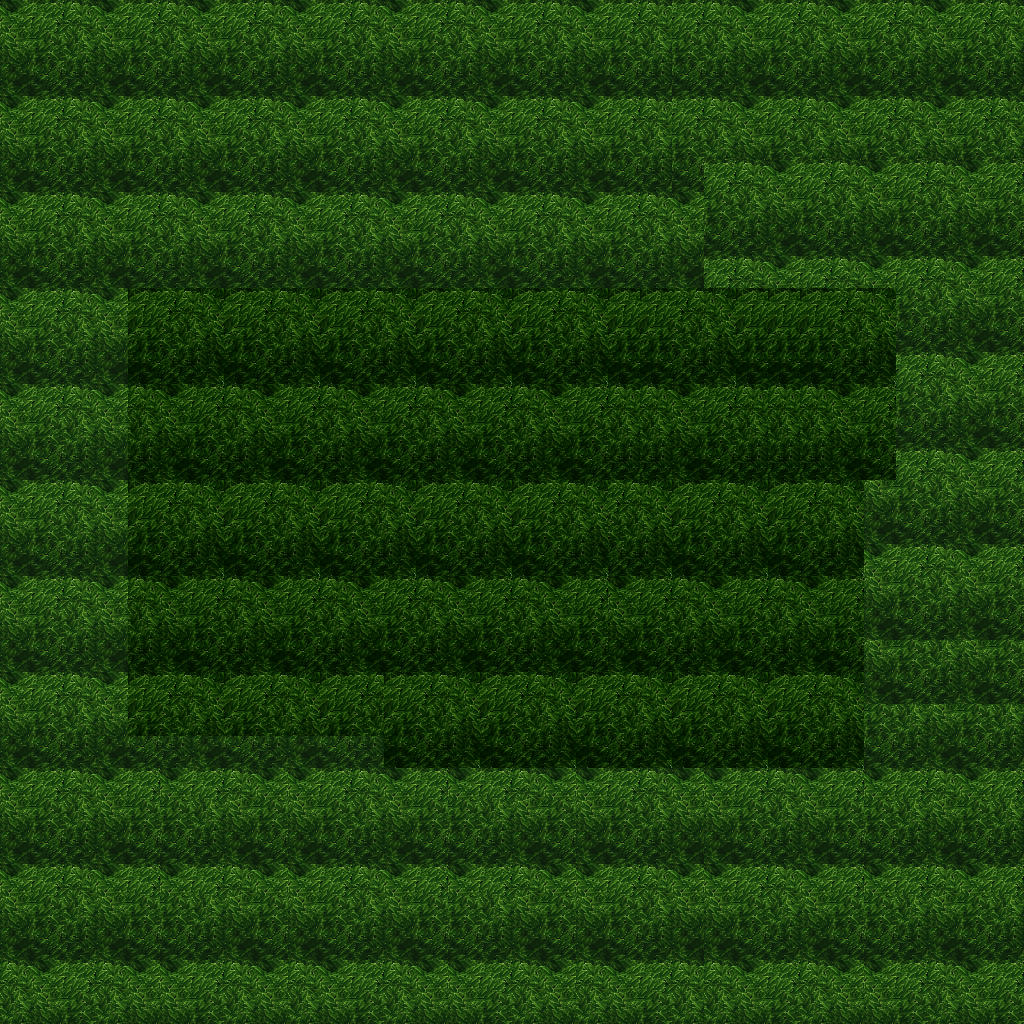

This game map was drawn from its Tiled (.tmx) file and the tilesets committed beside it. A one-line description and the trimmed map source follow:
An orthogonal 32x32 tile map with 32x32 px tiles, 5 tile layers (Ground, Objects, Objects2, Above, ...), 1 hidden layer not drawn, 19 tilesets.

<map version="1.10" tiledversion="1.11.0" orientation="orthogonal" renderorder="right-down" width="32" height="32" tilewidth="32" tileheight="32" infinite="0" nextlayerid="11" nextobjectid="1">
 <tileset firstgid="1" name="ground_ground" tilewidth="32" tileheight="32" tilecount="33" columns="3">
  <image source="../drawable/ground_ground.png" width="96" height="352" />
 </tileset>
 <tileset firstgid="34" name="plant_grasses" tilewidth="32" tileheight="32" tilecount="6" columns="3">
  <image source="../drawable/plant_grasses.png" width="96" height="64" />
 </tileset>
 <tileset firstgid="40" name="plant_flower_daisy_blue" tilewidth="32" tileheight="32" tilecount="8" columns="2">
  <image source="../drawable/plant_flower_daisy_blue.png" width="64" height="128" />
 </tileset>
 <tileset firstgid="48" name="plant_flower_daisy_yellow" tilewidth="32" tileheight="32" tilecount="8" columns="2">
  <image source="../drawable/plant_flower_daisy_yellow.png" width="64" height="128" />
 </tileset>
 <tileset firstgid="56" name="plant_flower_daisy_red" tilewidth="32" tileheight="32" tilecount="8" columns="2">
  <image source="../drawable/plant_flower_daisy_red.png" width="64" height="128" />
 </tileset>
 <tileset firstgid="64" name="plant_flower_daisy_white" tilewidth="32" tileheight="32" tilecount="8" columns="2">
  <image source="../drawable/plant_flower_daisy_white.png" width="64" height="128" />
 </tileset>
 <tileset firstgid="72" name="logic_collision" tilewidth="32" tileheight="32" tilecount="1" columns="1">
  <image source="../drawable/logic_collision.png" width="32" height="32" />
 </tileset>
 <tileset firstgid="73" name="plant_tree_tree_green" tilewidth="32" tileheight="32" tilecount="88" columns="8">
  <image source="../drawable/plant_tree_tree_green.png" width="256" height="352" />
 </tileset>
 <tileset firstgid="161" name="logic_item_resources" tilewidth="32" tileheight="32" tilecount="6" columns="6">
  <image source="../drawable/logic_item_resources.png" width="192" height="32" />
 </tileset>
 <tileset firstgid="167" name="item_statue_broken_green_column" tilewidth="32" tileheight="32" tilecount="2" columns="1">
  <image source="../drawable/item_statue_broken_green_column.png" width="32" height="64" />
 </tileset>
 <tileset firstgid="169" name="plant_tree_spruce" tilewidth="32" tileheight="32" tilecount="6" columns="2">
  <image source="../drawable/plant_tree_spruce.png" width="64" height="96" />
 </tileset>
 <tileset firstgid="175" name="plant_tree_pine_snowy" tilewidth="32" tileheight="32" tilecount="6" columns="2">
  <image source="../drawable/plant_tree_pine_snowy.png" width="64" height="96" />
 </tileset>
 <tileset firstgid="181" name="logic_creature_ent" tilewidth="32" tileheight="32" tilecount="4" columns="4">
  <image source="../drawable/logic_creature_ent.png" width="128" height="32" />
 </tileset>
 <tileset firstgid="185" name="logic_item_mushroom" tilewidth="32" tileheight="32" tilecount="6" columns="6">
  <image source="../drawable/logic_item_mushroom.png" width="192" height="32" />
 </tileset>
 <tileset firstgid="191" name="plant_star_shaped_plants" tilewidth="32" tileheight="32" tilecount="6" columns="2">
  <image source="../drawable/plant_star_shaped_plants.png" width="64" height="96" />
 </tileset>
 <tileset firstgid="197" name="plant_tree_tree_darkgreen" tilewidth="32" tileheight="32" tilecount="88" columns="8">
  <image source="../drawable/plant_tree_tree_darkgreen.png" width="256" height="352" />
 </tileset>
 <tileset firstgid="285" name="plant_stump_stump_pale_brown" tilewidth="32" tileheight="32" tilecount="4" columns="2">
  <image source="../drawable/plant_stump_stump_pale_brown.png" width="64" height="64" />
 </tileset>
 <tileset firstgid="289" name="plant_tree_umbrella_thorn" tilewidth="32" tileheight="32" tilecount="18" columns="6">
  <image source="../drawable/plant_tree_umbrella_thorn.png" width="192" height="96" />
 </tileset>
 <tileset firstgid="307" name="logic_item_fruits" tilewidth="32" tileheight="32" tilecount="16" columns="8">
  <image source="../drawable/logic_item_fruits.png" width="256" height="64" />
 </tileset>
 <layer id="1" name="Ground" width="32" height="32">
  <data>[1024 cells, 1024 non-empty, 1 distinct tile ids]</data>
 </layer>
 <layer id="2" name="Objects" width="32" height="32">
  <data>[1024 cells, 0 non-empty, 0 distinct tile ids]</data>
 </layer>
 <layer id="3" name="Objects2" width="32" height="32">
  <data>[1024 cells, 0 non-empty, 0 distinct tile ids]</data>
 </layer>
 <layer id="4" name="Above" width="32" height="32">
  <data>[1024 cells, 1024 non-empty, 27 distinct tile ids]</data>
 </layer>
 <layer id="5" name="Above2" width="32" height="32">
  <data>[1024 cells, 0 non-empty, 0 distinct tile ids]</data>
 </layer>
 <layer id="6" name="Walkable" width="32" height="32" visible="0">
  <data>[1024 cells, 1024 non-empty, 1 distinct tile ids]</data>
 </layer>
 <objectgroup id="7" name="Mapevents" />
 <objectgroup id="8" name="Spawn" />
 <objectgroup id="9" name="Keys" />
 <objectgroup id="10" name="Replace" />
</map>
